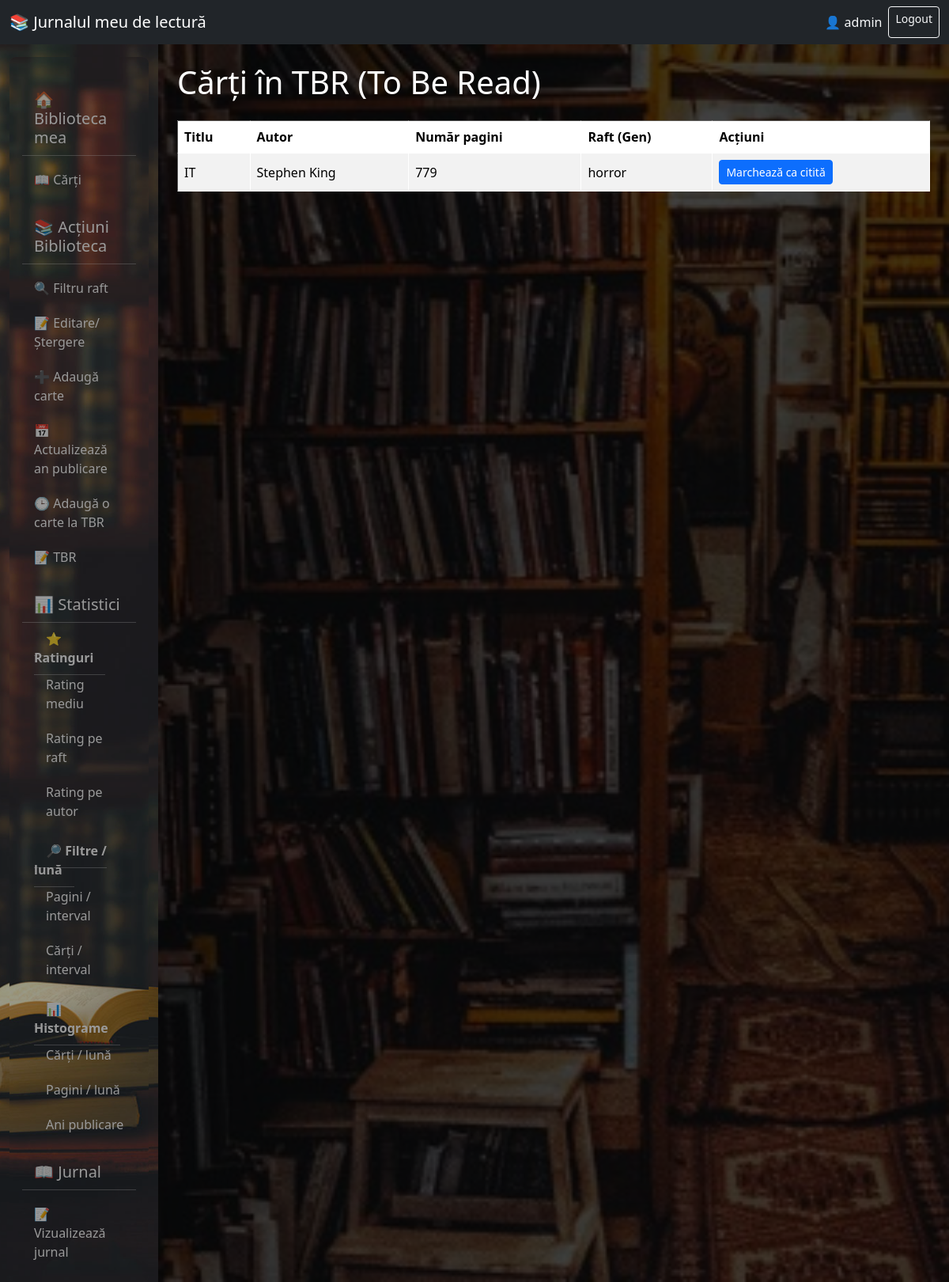
The app's page /listare_carti_tbr (signed in) with its own data.
### tables this page shows
CREATE TABLE tbr(
            id INTEGER PRIMARY KEY AUTOINCREMENT,
            carte TEXT,
            autor TEXT,
            pagini INTEGER,
            raft TEXT,
            status TEXT            
        );

### proiectfinal.py (the view)
@app.route('/listare_carti_tbr', methods=['GET'])
def listare_carti_tbr():
    conn = sqlite3.connect("biblioteca.db")
    c = conn.cursor()
    c.execute('SELECT id, carte, autor, pagini, raft FROM tbr')
    carti_raw = c.fetchall()
    conn.close()
    carti = []
    for carte in carti_raw:
        carti.append({
            'id': carte[0],
            'carte': carte[1],
            'autor': carte[2],
            'pagini': carte[3],
            'raft': carte[4]
        })
    return render_template('listare_carti_tbr.html', carti=carti)

### proiectfinal.py (called while the page is built)
@app.before_request # functia se executa inainte de fiecare request
def verificare_autentificare():
    exceptii = ['login', 'static'] # lista cu numele endpointurilor care nu necesita autentificare
    if request.endpoint in exceptii:
        return
    if 'utilizator' not in session: # redirectioneaza catre pagina de login daca utilizatorul nu este autentificat
        return redirect(url_for('login'))

### templates/listare_carti_tbr.html (shortened to what this page needs)
{% extends 'base.html' %}
{% block content %}
<h1>Cărți în TBR (To Be Read)</h1>
<table class="table table-striped mt-4">
    <thead>
        <tr>
            <th>Titlu</th>
            <th>Autor</th>
            <th>Număr pagini</th>
            <th>Raft (Gen)</th>
            <th>Acțiuni</th>
        </tr>
    </thead>
    <tbody>
        {% for carte in carti %}
        <tr>
            <td>{{ carte.carte }}</td>
            <td>{{ carte.autor }}</td>
            <td>{{ carte.pagini }}</td>
            <td>{{ carte.raft }}</td>
            <td>
                <a href="{{ url_for('din_tbr_in_citita', id_carte=carte.id) }}" class="btn btn-sm btn-primary">Marchează ca citită</a>
            </td>
        </tr>
        {% else %}
        <tr>
            <td colspan="5" class="text-center">Nu există cărți în TBR.</td>
        </tr>
        {% endfor %}
    </tbody>
</table>
{% endblock %}

### templates/base.html (style rules this page uses)
body { background-color: #f8f9fa; }
table { width: 100%; border-collapse: collapse; background-color: rgba(0, 0, 0, 0.5); color: white; }
th, td { padding: 0.75rem; border: 1px solid rgba(255, 255, 255, 0.3); vertical-align: middle; text-align: left; }
table .btn { color: white; }

### records on screen
tbr: carte "IT", autor "Stephen King", pagini "779", raft "horror"

### other values on screen
{{ session.utilizator }} "admin"
